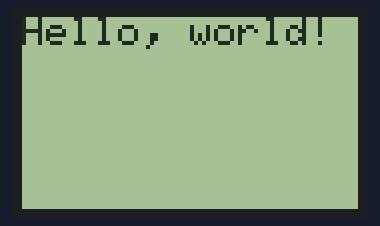
Bench run of a sketch on a simulated Arduino Uno, built with avr-gcc and run on an emulated ATmega328P. On the bench: 84×48 one-colour display.

Above: at 0.1 s.

The sketch:

sketch_11_Nokia_5110_Hello.ino
```cpp
#include <SPI.h>
#include <Adafruit_GFX.h>
#include <Adafruit_PCD8544.h>

Adafruit_PCD8544 display = Adafruit_PCD8544(13, 11, 5, 7, 6);

void setup() {
  Serial.begin(9600);
  display.begin();
  display.setContrast(50);

  display.clearDisplay();
  display.setTextSize(1);
  display.setTextColor(BLACK, WHITE);
  display.setCursor(0,0);
  display.println("Hello, world!");
  display.display();
}

void loop() {

}
```
